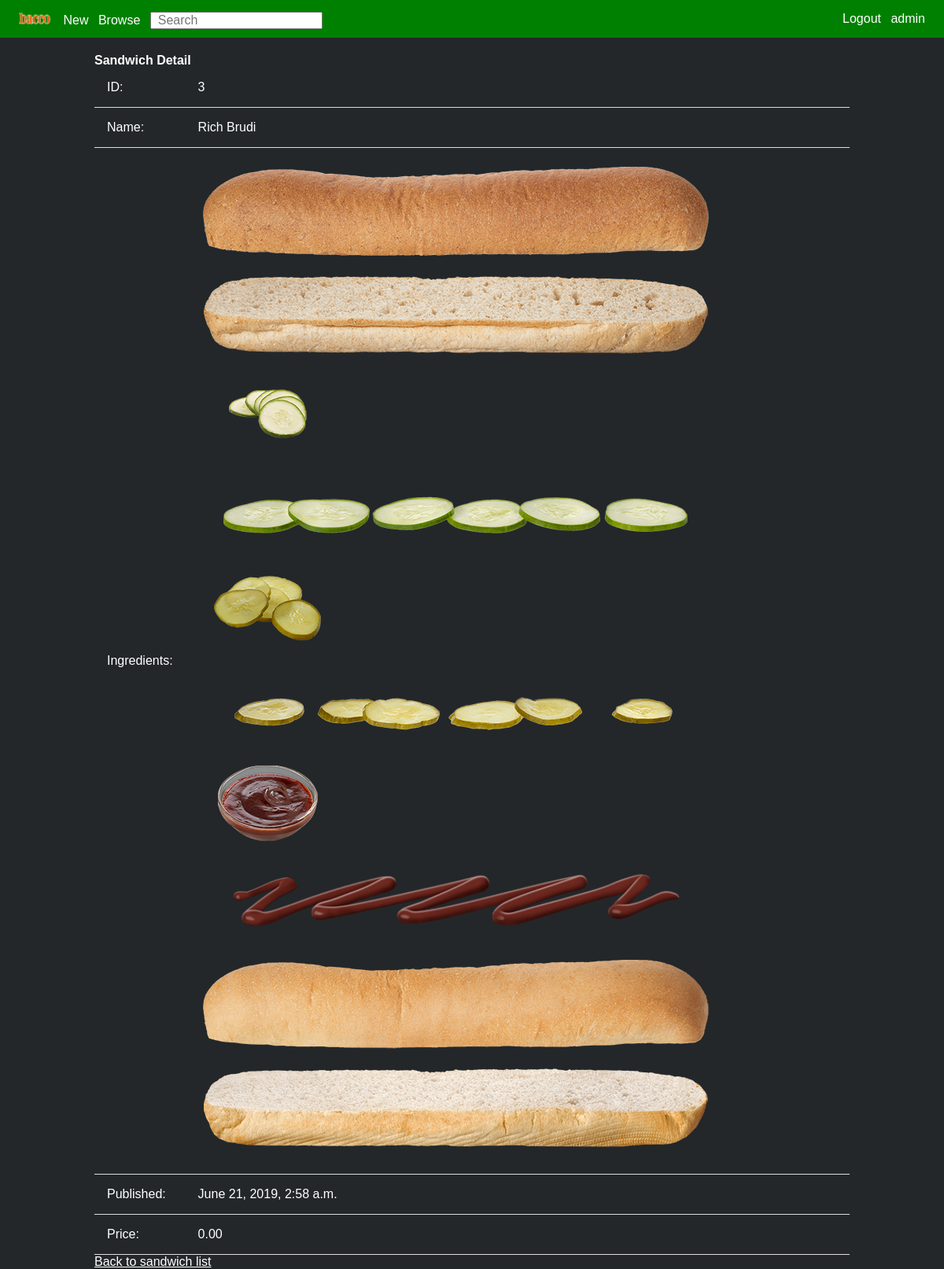
The page /mysandwich/show/3 (signed in) on the database its author committed.
### mysandwich/models.py (models this page shows, shortened)
class Sandwich(models.Model):
    name = models.CharField(max_length=255)
    ingredients = models.ManyToManyField(Ingredient)
    pub_date = models.DateTimeField(default=timezone.now, blank=True)
    price = models.DecimalField(max_digits=4, decimal_places=2, default=0) # max 99,99

class Ingredient(models.Model):
    name = models.CharField(max_length=255)
    full_name = models.CharField(max_length=255, blank = True)
    TYPE_CHOICES = [
        ('BREAD', 'Bread'),
        ('BASE', 'Base'),
        ('CHEESE', 'Cheese'),
        ('VEGETABLE', 'Vegetable'),
        ('CONDIMENT', 'Contiment'),
        ('EXTRAS', 'Extras'),
    ]
    type = models.CharField(
        max_length = 50,
        choices = TYPE_CHOICES,
    )
    calories = models.IntegerField(default = 0)
    is_vegetarian = models.BooleanField()
    is_vegan = models.BooleanField()
    img_small = models.FileField(upload_to=small_directory_path, blank = True, verbose_name='Small image')
    img_large = models.FileField(upload_to=large_directory_path, blank = True, verbose_name='Large image')
    price = models.DecimalField(max_digits=3, decimal_places=2, default=0) # max 9,99

### mysandwich/views.py (the view)
# urls.py: path('show/<int:pk>', SandwichDetailView.as_view(), name='sandwich'),
class SandwichDetailView(DetailView):
    model = Sandwich
    context_object_name = "sandwich"
    def get_context_data(self, **kwargs):
        context = super(SandwichDetailView, self).get_context_data(**kwargs)
        context['sandwich_list'] = Sandwich.objects.all()
        return context

### mysandwich/templates/mysandwich/sandwich_detail.html (shortened to what this page needs)
{% extends "home.html" %}
{% load static %}
{% block content %}
<div class="sandwich-container">
  <h2>Sandwich Detail</h2>
  <table>
    <tr>
      <td>ID:</td>
      <td>{{ sandwich.id }}</td>
    </tr>
    <tr>
      <td>Name:</td>
      <td>{{ sandwich.name }}</td>
    </tr>
    <tr>
      <td>Ingredients:</td>
      <td>
        {% for ingredient in sandwich.ingredients.all %}
        {% if ingredient.img_large %}
        <img src="http://localhost:8000/{{ ingredient.img_small }}" alt="">
        {% if ingredient.img_large %}
        <img src="http://localhost:8000/{{ ingredient.img_large }}" alt="">
        {% endif %}
        {% endfor %}
      </td>
    </tr>
    <tr>
      <td>Published:</td>
      <td>{{ sandwich.pub_date }}</td>
    </tr>
    <tr>
      <td>Price:</td>
      <td>{{ sandwich.price }}</td>
    </tr>
  </table>
  <a href="../show">Back to sandwich list</a>
</div>
{% endblock content %}

### templates/base.html (shortened to what this page needs)
<!DOCTYPE html>
{% load static %}
<html>
<head>
  <link rel="stylesheet" href="/static/base2.css">
  <link rel="stylesheet" href="/static/header.css">
</head>
<header>
  {% if user.is_authenticated %}
  <div id="header-left">
    <a id="logo" href="/">
      <img src="/static/images/logo.png" alt="bacco">
    </a>
    <a href="/mysandwich">New</a>
    <a href="/mysandwich/show">Browse</a>
    <form action="{% url 'search_results' %}" method="get">
      <input name="q" type="text" placeholder="Search">
    </form>
  </div>
  <div id="header-right">
    <a href="{% url 'logout' %}">Logout</a>
    <p>{{ user.username }}</p>
  </div>
</header>
<body>
  <main>
    {% block content %}
    {% endblock %}
  </main>
</body>
{% else %}
<p>You are not logged in</p>
<a href="{% url 'login' %}">Login</a>
{% endif %}
</html>

### static/base2.css (style rules this page uses)
* { margin: 0; padding: 0; font-family: sans-serif; color: white; font-size: 16px; }
html, body { background: #23272a; }
h2 { margin-top: 1em; }
.sandwich-container { width: 80%; margin: auto; }
table { width: 100%; border-collapse: collapse; }
td { padding: 1em; border-bottom: .1em solid #ddd; }
input, option, button { color:black; }

### static/header.css (style rules this page uses)
header { background-color: green; height: 3em; line-height: 3em; display: inline-block; width: 100%; align-items: center; }
header div { line-height: 3em; }
header a { text-decoration: none; }
#header-left { float: left; padding-left: 1em; }
#header-left * { padding-left: 0.5em; }
#header-right { float: right; padding-right: 1em; }
#header-right * { padding-right: 0.5em; }
#logo img { width: 2.5em; padding-left: 0; padding-right: 0.25em; object-fit: cover; padding-top: 1em; }
header form, header p { display: inline; }

### rows shown on the page
Sandwich: id "3", name "Rich Brudi", pub_date "June 21, 2019, 2:58 a.m.", price "0.00"
Ingredient: img_small (picture), img_large (picture)
Ingredient: img_small (picture), img_large (picture)
Ingredient: img_small (picture), img_large (picture)
Ingredient: img_small (picture), img_large (picture)
Ingredient: img_small (picture), img_large (picture)

### other values the page prints
{{ user.username }} "admin"
